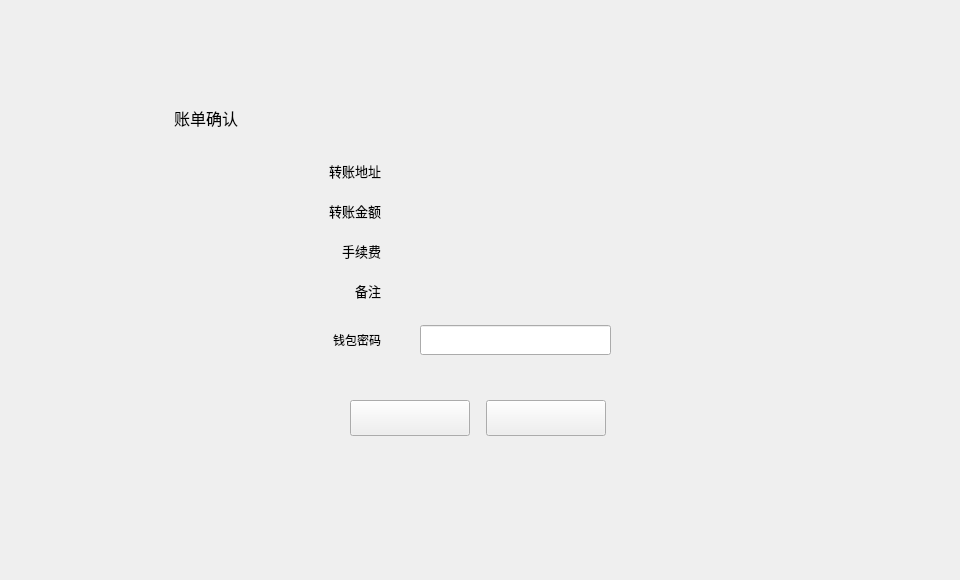
<?xml version="1.0" encoding="UTF-8"?>
<ui version="4.0">
 <class>TransferConfirmDialog</class>
 <widget class="QDialog" name="TransferConfirmDialog">
  <property name="geometry">
   <rect>
    <x>0</x>
    <y>0</y>
    <width>960</width>
    <height>580</height>
   </rect>
  </property>
  <property name="font">
   <font>
    <family>微软雅黑</family>
   </font>
  </property>
  <property name="windowTitle">
   <string>Dialog</string>
  </property>
  <widget class="QWidget" name="widget" native="true">
   <property name="geometry">
    <rect>
     <x>0</x>
     <y>0</y>
     <width>960</width>
     <height>580</height>
    </rect>
   </property>
   <widget class="QWidget" name="containerWidget" native="true">
    <property name="geometry">
     <rect>
      <x>150</x>
      <y>90</y>
      <width>660</width>
      <height>400</height>
     </rect>
    </property>
    <property name="styleSheet">
     <string notr="true">font: 10pt &quot;微软雅黑&quot;;</string>
    </property>
    <widget class="QLineEdit" name="pwdLineEdit">
     <property name="geometry">
      <rect>
       <x>270</x>
       <y>235</y>
       <width>191</width>
       <height>30</height>
      </rect>
     </property>
     <property name="echoMode">
      <enum>QLineEdit::Password</enum>
     </property>
    </widget>
    <widget class="QLabel" name="tipLabel2">
     <property name="geometry">
      <rect>
       <x>274</x>
       <y>273</y>
       <width>200</width>
       <height>16</height>
      </rect>
     </property>
     <property name="text">
      <string/>
     </property>
    </widget>
    <widget class="QToolButton" name="okBtn">
     <property name="geometry">
      <rect>
       <x>200</x>
       <y>310</y>
       <width>120</width>
       <height>36</height>
      </rect>
     </property>
     <property name="cursor">
      <cursorShape>PointingHandCursor</cursorShape>
     </property>
     <property name="styleSheet">
      <string notr="true"/>
     </property>
     <property name="text">
      <string/>
     </property>
    </widget>
    <widget class="QLabel" name="label_2">
     <property name="geometry">
      <rect>
       <x>150</x>
       <y>70</y>
       <width>81</width>
       <height>21</height>
      </rect>
     </property>
     <property name="font">
      <font>
       <family>微软雅黑</family>
       <pointsize>10</pointsize>
       <weight>50</weight>
       <italic>false</italic>
       <bold>false</bold>
      </font>
     </property>
     <property name="text">
      <string>转账地址</string>
     </property>
     <property name="alignment">
      <set>Qt::AlignRight|Qt::AlignTrailing|Qt::AlignVCenter</set>
     </property>
    </widget>
    <widget class="QLabel" name="pwdLabel">
     <property name="geometry">
      <rect>
       <x>130</x>
       <y>235</y>
       <width>101</width>
       <height>30</height>
      </rect>
     </property>
     <property name="text">
      <string>钱包密码</string>
     </property>
     <property name="alignment">
      <set>Qt::AlignRight|Qt::AlignTrailing|Qt::AlignVCenter</set>
     </property>
    </widget>
    <widget class="QLabel" name="label_5">
     <property name="geometry">
      <rect>
       <x>150</x>
       <y>190</y>
       <width>81</width>
       <height>21</height>
      </rect>
     </property>
     <property name="font">
      <font>
       <family>微软雅黑</family>
       <pointsize>10</pointsize>
       <weight>50</weight>
       <italic>false</italic>
       <bold>false</bold>
      </font>
     </property>
     <property name="text">
      <string>备注</string>
     </property>
     <property name="alignment">
      <set>Qt::AlignRight|Qt::AlignTrailing|Qt::AlignVCenter</set>
     </property>
    </widget>
    <widget class="QLabel" name="tipLabel1">
     <property name="geometry">
      <rect>
       <x>250</x>
       <y>273</y>
       <width>16</width>
       <height>16</height>
      </rect>
     </property>
     <property name="text">
      <string/>
     </property>
    </widget>
    <widget class="QLabel" name="feeLabel">
     <property name="geometry">
      <rect>
       <x>270</x>
       <y>150</y>
       <width>360</width>
       <height>21</height>
      </rect>
     </property>
     <property name="styleSheet">
      <string notr="true"/>
     </property>
     <property name="text">
      <string/>
     </property>
     <property name="textInteractionFlags">
      <set>Qt::LinksAccessibleByMouse|Qt::TextSelectableByMouse</set>
     </property>
    </widget>
    <widget class="QLabel" name="label_3">
     <property name="geometry">
      <rect>
       <x>150</x>
       <y>110</y>
       <width>81</width>
       <height>21</height>
      </rect>
     </property>
     <property name="font">
      <font>
       <family>微软雅黑</family>
       <pointsize>10</pointsize>
       <weight>50</weight>
       <italic>false</italic>
       <bold>false</bold>
      </font>
     </property>
     <property name="text">
      <string>转账金额</string>
     </property>
     <property name="alignment">
      <set>Qt::AlignRight|Qt::AlignTrailing|Qt::AlignVCenter</set>
     </property>
    </widget>
    <widget class="QLabel" name="remarkLabel">
     <property name="geometry">
      <rect>
       <x>270</x>
       <y>190</y>
       <width>360</width>
       <height>21</height>
      </rect>
     </property>
     <property name="text">
      <string/>
     </property>
     <property name="textInteractionFlags">
      <set>Qt::LinksAccessibleByMouse|Qt::TextSelectableByMouse</set>
     </property>
    </widget>
    <widget class="QLabel" name="label">
     <property name="geometry">
      <rect>
       <x>24</x>
       <y>17</y>
       <width>201</width>
       <height>21</height>
      </rect>
     </property>
     <property name="font">
      <font>
       <family>微软雅黑</family>
       <pointsize>12</pointsize>
       <weight>50</weight>
       <italic>false</italic>
       <bold>false</bold>
      </font>
     </property>
     <property name="styleSheet">
      <string notr="true">font: 12pt &quot;微软雅黑&quot;;</string>
     </property>
     <property name="text">
      <string>账单确认</string>
     </property>
    </widget>
    <widget class="QToolButton" name="cancelBtn">
     <property name="geometry">
      <rect>
       <x>336</x>
       <y>310</y>
       <width>120</width>
       <height>36</height>
      </rect>
     </property>
     <property name="cursor">
      <cursorShape>PointingHandCursor</cursorShape>
     </property>
     <property name="styleSheet">
      <string notr="true"/>
     </property>
     <property name="text">
      <string/>
     </property>
    </widget>
    <widget class="QLabel" name="label_4">
     <property name="geometry">
      <rect>
       <x>150</x>
       <y>150</y>
       <width>81</width>
       <height>21</height>
      </rect>
     </property>
     <property name="font">
      <font>
       <family>微软雅黑</family>
       <pointsize>10</pointsize>
       <weight>50</weight>
       <italic>false</italic>
       <bold>false</bold>
      </font>
     </property>
     <property name="text">
      <string>手续费</string>
     </property>
     <property name="alignment">
      <set>Qt::AlignRight|Qt::AlignTrailing|Qt::AlignVCenter</set>
     </property>
    </widget>
    <widget class="QLabel" name="addressLabel">
     <property name="geometry">
      <rect>
       <x>270</x>
       <y>70</y>
       <width>360</width>
       <height>21</height>
      </rect>
     </property>
     <property name="text">
      <string/>
     </property>
     <property name="textInteractionFlags">
      <set>Qt::LinksAccessibleByMouse|Qt::TextSelectableByMouse</set>
     </property>
    </widget>
    <widget class="QLabel" name="amountLabel">
     <property name="geometry">
      <rect>
       <x>270</x>
       <y>110</y>
       <width>360</width>
       <height>21</height>
      </rect>
     </property>
     <property name="text">
      <string/>
     </property>
     <property name="textInteractionFlags">
      <set>Qt::LinksAccessibleByMouse|Qt::TextSelectableByMouse</set>
     </property>
    </widget>
   </widget>
  </widget>
 </widget>
 <resources/>
 <connections/>
</ui>
